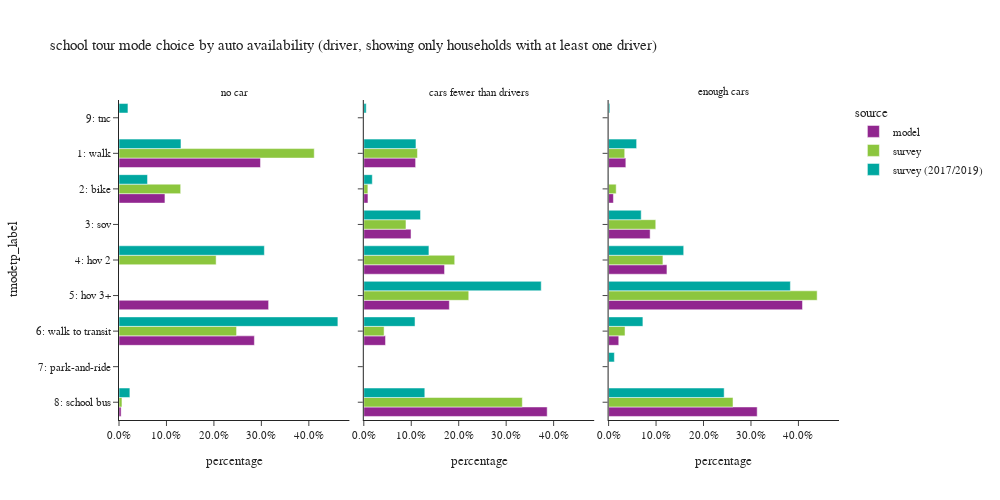

Source (notebook cell):
### Code cell
plot_mode_choice(sc_tour.loc[sc_tour['auto_available_driver']!="no dirver"],"auto_available_driver",
                 {"auto_available_driver":["no car", "cars fewer than drivers","enough cars"],
                  "tmodetp_label":["1: walk","2: bike","3: sov","4: hov 2","5: hov 3+","6: walk to transit",
                                   "7: park-and-ride","8: school bus","9: other–survey only"]},
                 "auto availability (driver, showing only households with at least one driver)",3,500,1000)

### Figure 1 — Plotly figure (JSON) as saved in the notebook; plotly's stock layout.template omitted (floating-point values rounded to 4 significant figures)
{"data": [{"alignmentgroup": "True", "customdata": [[5066], [1645], [1], [5357], [4848], [76]], "hovertemplate": "source=model<br>auto_available_driver=no car<br>percentage=%{x}<br>tmodetp_label=%{y}<br>sample count=%{customdata[0]}<extra></extra>", "legendgroup": "model", "marker": {"color": "#91268F", "pattern": {"shape": ""}}, "name": "model", "offsetgroup": "model", "orientation": "h", "showlegend": true, "textposition": "auto", "type": "bar", "x": [0.2981, 0.0968, 5.885e-05, 0.3152, 0.2853, 0.004472], "xaxis": "x", "y": ["1: walk", "2: bike", "4: hov 2", "5: hov 3+", "6: walk to transit", "8: school bus"], "yaxis": "y"}, {"alignmentgroup": "True", "customdata": [[18510], [1486], [16865], [28838], [30549], [7756], [65497]], "hovertemplate": "source=model<br>auto_available_driver=cars fewer than drivers<br>percentage=%{x}<br>tmodetp_label=%{y}<br>sample count=%{customdata[0]}<extra></extra>", "legendgroup": "model", "marker": {"color": "#91268F", "pattern": {"shape": ""}}, "name": "model", "offsetgroup": "model", "orientation": "h", "showlegend": false, "textposition": "auto", "type": "bar", "x": [0.1092, 0.008767, 0.0995, 0.1701, 0.1802, 0.04576, 0.3864], "xaxis": "x2", "y": ["1: walk", "2: bike", "3: sov", "4: hov 2", "5: hov 3+", "6: walk to transit", "8: school bus"], "yaxis": "y2"}, {"alignmentgroup": "True", "customdata": [[14113], [3941], [34003], [47769], [158733], [8309], [121639], [8]], "hovertemplate": "source=model<br>auto_available_driver=enough cars<br>percentage=%{x}<br>tmodetp_label=%{y}<br>sample count=%{customdata[0]}<extra></extra>", "legendgroup": "model", "marker": {"color": "#91268F", "pattern": {"shape": ""}}, "name": "model", "offsetgroup": "model", "orientation": "h", "showlegend": false, "textposition": "auto", "type": "bar", "x": [0.03633, 0.01014, 0.08752, 0.123, 0.4086, 0.02139, 0.3131, 2.059e-05], "xaxis": "x3", "y": ["1: walk", "2: bike", "3: sov", "4: hov 2", "5: hov 3+", "6: walk to transit", "8: school bus", "9: tnc"], "yaxis": "y3"}, {"alignmentgroup": "True", "customdata": [[8], [2], [1], [6], [2]], "hovertemplate": "source=survey<br>auto_available_driver=no car<br>percentage=%{x}<br>tmodetp_label=%{y}<br>sample count=%{customdata[0]}<extra></extra>", "legendgroup": "survey", "marker": {"color": "#8CC63E", "pattern": {"shape": ""}}, "name": "survey", "offsetgroup": "survey", "orientation": "h", "showlegend": true, "textposition": "auto", "type": "bar", "x": [0.4114, 0.13, 0.2047, 0.2477, 0.006245], "xaxis": "x", "y": ["1: walk", "2: bike", "4: hov 2", "6: walk to transit", "8: school bus"], "yaxis": "y"}, {"alignmentgroup": "True", "customdata": [[25], [10], [12], [26], [49], [22], [47]], "hovertemplate": "source=survey<br>auto_available_driver=cars fewer than drivers<br>percentage=%{x}<br>tmodetp_label=%{y}<br>sample count=%{customdata[0]}<extra></extra>", "legendgroup": "survey", "marker": {"color": "#8CC63E", "pattern": {"shape": ""}}, "name": "survey", "offsetgroup": "survey", "orientation": "h", "showlegend": false, "textposition": "auto", "type": "bar", "x": [0.113, 0.0086, 0.08886, 0.1916, 0.2212, 0.04276, 0.334], "xaxis": "x2", "y": ["1: walk", "2: bike", "3: sov", "4: hov 2", "5: hov 3+", "6: walk to transit", "8: school bus"], "yaxis": "y2"}, {"alignmentgroup": "True", "customdata": [[29], [12], [30], [67], [144], [18], [102]], "hovertemplate": "source=survey<br>auto_available_driver=enough cars<br>percentage=%{x}<br>tmodetp_label=%{y}<br>sample count=%{customdata[0]}<extra></extra>", "legendgroup": "survey", "marker": {"color": "#8CC63E", "pattern": {"shape": ""}}, "name": "survey", "offsetgroup": "survey", "orientation": "h", "showlegend": false, "textposition": "auto", "type": "bar", "x": [0.03398, 0.01598, 0.09938, 0.1145, 0.4394, 0.0346, 0.2622], "xaxis": "x3", "y": ["1: walk", "2: bike", "3: sov", "4: hov 2", "5: hov 3+", "6: walk to transit", "8: school bus"], "yaxis": "y3"}, {"alignmentgroup": "True", "customdata": [[20], [8], [4], [45], [2], [4]], "hovertemplate": "source=survey (2017/2019)<br>auto_available_driver=no car<br>percentage=%{x}<br>tmodetp_label=%{y}<br>sample count=%{customdata[0]}<extra></extra>", "legendgroup": "survey (2017/2019)", "marker": {"color": "#00A7A0", "pattern": {"shape": ""}}, "name": "survey (2017/2019)", "offsetgroup": "survey (2017/2019)", "orientation": "h", "showlegend": true, "textposition": "auto", "type": "bar", "x": [0.1306, 0.06012, 0.3063, 0.4612, 0.02292, 0.01886], "xaxis": "x", "y": ["1: walk", "2: bike", "4: hov 2", "6: walk to transit", "8: school bus", "9: tnc"], "yaxis": "y"}, {"alignmentgroup": "True", "customdata": [[44], [17], [29], [49], [86], [87], [51], [2]], "hovertemplate": "source=survey (2017/2019)<br>auto_available_driver=cars fewer than drivers<br>percentage=%{x}<br>tmodetp_label=%{y}<br>sample count=%{customdata[0]}<extra></extra>", "legendgroup": "survey (2017/2019)", "marker": {"color": "#00A7A0", "pattern": {"shape": ""}}, "name": "survey (2017/2019)", "offsetgroup": "survey (2017/2019)", "orientation": "h", "showlegend": false, "textposition": "auto", "type": "bar", "x": [0.1099, 0.0179, 0.1195, 0.1372, 0.3739, 0.1079, 0.1286, 0.005051], "xaxis": "x2", "y": ["1: walk", "2: bike", "3: sov", "4: hov 2", "5: hov 3+", "6: walk to transit", "8: school bus", "9: tnc"], "yaxis": "y2"}, {"alignmentgroup": "True", "customdata": [[45], [6], [51], [145], [224], [62], [2], [137], [2]], "hovertemplate": "source=survey (2017/2019)<br>auto_available_driver=enough cars<br>percentage=%{x}<br>tmodetp_label=%{y}<br>sample count=%{customdata[0]}<extra></extra>", "legendgroup": "survey (2017/2019)", "marker": {"color": "#00A7A0", "pattern": {"shape": ""}}, "name": "survey (2017/2019)", "offsetgroup": "survey (2017/2019)", "orientation": "h", "showlegend": false, "textposition": "auto", "type": "bar", "x": [0.05906, 0.0004109, 0.06868, 0.1583, 0.3831, 0.07228, 0.01217, 0.2435, 0.002557], "xaxis": "x3", "y": ["1: walk", "2: bike", "3: sov", "4: hov 2", "5: hov 3+", "6: walk to transit", "7: park-and-ride", "8: school bus", "9: tnc"], "yaxis": "y3"}], "layout": {"annotations": [{"font": {}, "showarrow": false, "text": "no car", "x": 0.16, "xanchor": "center", "xref": "paper", "y": 1.0, "yanchor": "bottom", "yref": "paper"}, {"font": {}, "showarrow": false, "text": "cars fewer than drivers", "x": 0.5, "xanchor": "center", "xref": "paper", "y": 1.0, "yanchor": "bottom", "yref": "paper"}, {"font": {}, "showarrow": false, "text": "enough cars", "x": 0.84, "xanchor": "center", "xref": "paper", "y": 1.0, "yanchor": "bottom", "yref": "paper"}], "barmode": "group", "height": 500, "legend": {"title": {"text": "source"}, "tracegroupgap": 0}, "title": {"text": "school tour mode choice by auto availability (driver, showing only households with at least one driver)"}, "width": 1000, "xaxis": {"anchor": "y", "domain": [0.0, 0.32], "tickformat": ".1%", "title": {"text": "percentage"}}, "xaxis2": {"anchor": "y2", "domain": [0.34, 0.66], "matches": "x", "tickformat": ".1%", "title": {"text": "percentage"}}, "xaxis3": {"anchor": "y3", "domain": [0.68, 1.0], "matches": "x", "tickformat": ".1%", "title": {"text": "percentage"}}, "yaxis": {"anchor": "x", "categoryarray": ["9: other–survey only", "8: school bus", "7: park-and-ride", "6: walk to transit", "5: hov 3+", "4: hov 2", "3: sov", "2: bike", "1: walk"], "categoryorder": "array", "domain": [0.0, 1.0], "title": {"text": "tmodetp_label"}}, "yaxis2": {"anchor": "x2", "domain": [0.0, 1.0], "matches": "y", "showticklabels": false}, "yaxis3": {"anchor": "x3", "domain": [0.0, 1.0], "matches": "y", "showticklabels": false}}}
